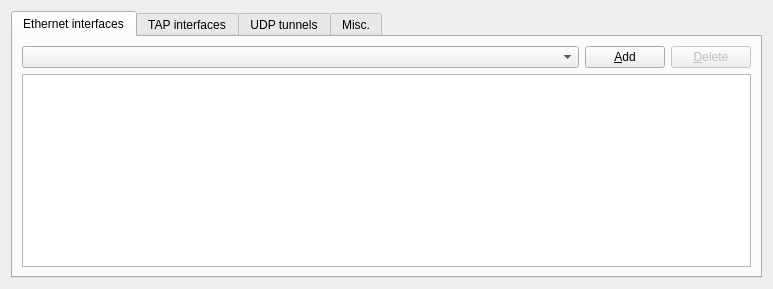
<?xml version="1.0" encoding="UTF-8"?>
<ui version="4.0">
 <class>cloudConfigPageWidget</class>
 <widget class="QWidget" name="cloudConfigPageWidget">
  <property name="geometry">
   <rect>
    <x>0</x>
    <y>0</y>
    <width>773</width>
    <height>289</height>
   </rect>
  </property>
  <property name="windowTitle">
   <string>Cloud configuration</string>
  </property>
  <layout class="QVBoxLayout" name="verticalLayout">
   <item>
    <widget class="QTabWidget" name="uiTabWidget">
     <property name="currentIndex">
      <number>0</number>
     </property>
     <widget class="QWidget" name="EthernetTab">
      <attribute name="title">
       <string>Ethernet interfaces</string>
      </attribute>
      <layout class="QGridLayout" name="gridLayout_3">
       <item row="0" column="1">
        <widget class="QPushButton" name="uiAddEthernetPushButton">
         <property name="text">
          <string>&amp;Add</string>
         </property>
        </widget>
       </item>
       <item row="0" column="0">
        <widget class="QComboBox" name="uiEthernetComboBox">
         <property name="sizePolicy">
          <sizepolicy hsizetype="Expanding" vsizetype="Fixed">
           <horstretch>0</horstretch>
           <verstretch>0</verstretch>
          </sizepolicy>
         </property>
         <property name="sizeAdjustPolicy">
          <enum>QComboBox::AdjustToContents</enum>
         </property>
        </widget>
       </item>
       <item row="0" column="2">
        <widget class="QPushButton" name="uiDeleteEthernetPushButton">
         <property name="enabled">
          <bool>false</bool>
         </property>
         <property name="text">
          <string>&amp;Delete</string>
         </property>
        </widget>
       </item>
       <item row="1" column="0" colspan="3">
        <widget class="QListWidget" name="uiEthernetListWidget"/>
       </item>
      </layout>
      <zorder>uiEthernetListWidget</zorder>
      <zorder>uiDeleteEthernetPushButton</zorder>
      <zorder>uiEthernetComboBox</zorder>
      <zorder>uiAddEthernetPushButton</zorder>
      <zorder>uiEthernetListWidget</zorder>
      <zorder>uiEthernetListWidget</zorder>
      <zorder>uiEthernetListWidget</zorder>
      <zorder>uiEthernetComboBox</zorder>
      <zorder>uiAddEthernetPushButton</zorder>
      <zorder>uiDeleteEthernetPushButton</zorder>
     </widget>
     <widget class="QWidget" name="TAPTab">
      <attribute name="title">
       <string>TAP interfaces</string>
      </attribute>
      <layout class="QGridLayout" name="gridLayout_2">
       <item row="1" column="3">
        <widget class="QPushButton" name="uiDeleteTAPPushButton">
         <property name="enabled">
          <bool>false</bool>
         </property>
         <property name="text">
          <string>&amp;Delete</string>
         </property>
        </widget>
       </item>
       <item row="2" column="0" colspan="4">
        <widget class="QListWidget" name="uiTAPListWidget"/>
       </item>
       <item row="1" column="1">
        <widget class="QLineEdit" name="uiTAPLineEdit">
         <property name="sizePolicy">
          <sizepolicy hsizetype="MinimumExpanding" vsizetype="Fixed">
           <horstretch>0</horstretch>
           <verstretch>0</verstretch>
          </sizepolicy>
         </property>
        </widget>
       </item>
       <item row="1" column="2">
        <widget class="QPushButton" name="uiAddTAPPushButton">
         <property name="text">
          <string>&amp;Add</string>
         </property>
        </widget>
       </item>
       <item row="0" column="1" colspan="3">
        <widget class="QComboBox" name="uiTAPComboBox">
         <property name="sizePolicy">
          <sizepolicy hsizetype="Expanding" vsizetype="Fixed">
           <horstretch>0</horstretch>
           <verstretch>0</verstretch>
          </sizepolicy>
         </property>
         <property name="sizeAdjustPolicy">
          <enum>QComboBox::AdjustToContents</enum>
         </property>
        </widget>
       </item>
      </layout>
     </widget>
     <widget class="QWidget" name="UDPTab">
      <attribute name="title">
       <string>UDP tunnels</string>
      </attribute>
      <layout class="QGridLayout" name="gridLayout_5">
       <item row="0" column="0">
        <widget class="QGroupBox" name="uiUDPTunnelSettingsGroupBox">
         <property name="sizePolicy">
          <sizepolicy hsizetype="Minimum" vsizetype="Preferred">
           <horstretch>0</horstretch>
           <verstretch>0</verstretch>
          </sizepolicy>
         </property>
         <property name="title">
          <string>UDP tunnel settings</string>
         </property>
         <layout class="QGridLayout" name="gridLayout_4">
          <item row="2" column="1">
           <widget class="QLineEdit" name="uiRemoteHostLineEdit">
            <property name="sizePolicy">
             <sizepolicy hsizetype="Minimum" vsizetype="Fixed">
              <horstretch>0</horstretch>
              <verstretch>0</verstretch>
             </sizepolicy>
            </property>
            <property name="minimumSize">
             <size>
              <width>80</width>
              <height>0</height>
             </size>
            </property>
            <property name="text">
             <string>127.0.0.1</string>
            </property>
           </widget>
          </item>
          <item row="3" column="0">
           <widget class="QLabel" name="uiRemotePortLabel">
            <property name="text">
             <string>Remote port:</string>
            </property>
           </widget>
          </item>
          <item row="4" column="0" colspan="2">
           <layout class="QHBoxLayout" name="horizontalLayout">
            <item>
             <widget class="QPushButton" name="uiAddUDPPushButton">
              <property name="text">
               <string>&amp;Add</string>
              </property>
             </widget>
            </item>
            <item>
             <widget class="QPushButton" name="uiDeleteUDPPushButton">
              <property name="enabled">
               <bool>false</bool>
              </property>
              <property name="text">
               <string>&amp;Delete</string>
              </property>
             </widget>
            </item>
            <item>
             <spacer name="horizontalSpacer">
              <property name="orientation">
               <enum>Qt::Horizontal</enum>
              </property>
              <property name="sizeHint" stdset="0">
               <size>
                <width>50</width>
                <height>20</height>
               </size>
              </property>
             </spacer>
            </item>
           </layout>
          </item>
          <item row="3" column="1">
           <widget class="QSpinBox" name="uiRemotePortSpinBox">
            <property name="sizePolicy">
             <sizepolicy hsizetype="Minimum" vsizetype="Fixed">
              <horstretch>0</horstretch>
              <verstretch>0</verstretch>
             </sizepolicy>
            </property>
            <property name="maximum">
             <number>65535</number>
            </property>
            <property name="value">
             <number>20000</number>
            </property>
           </widget>
          </item>
          <item row="0" column="1">
           <widget class="QLineEdit" name="uiUDPNameLineEdit">
            <property name="sizePolicy">
             <sizepolicy hsizetype="Minimum" vsizetype="Fixed">
              <horstretch>0</horstretch>
              <verstretch>0</verstretch>
             </sizepolicy>
            </property>
            <property name="text">
             <string>UDP tunnel 1</string>
            </property>
           </widget>
          </item>
          <item row="2" column="0">
           <widget class="QLabel" name="uiRemoteHostLabel">
            <property name="text">
             <string>Remote host:</string>
            </property>
           </widget>
          </item>
          <item row="1" column="1">
           <widget class="QSpinBox" name="uiLocalPortSpinBox">
            <property name="sizePolicy">
             <sizepolicy hsizetype="Minimum" vsizetype="Fixed">
              <horstretch>0</horstretch>
              <verstretch>0</verstretch>
             </sizepolicy>
            </property>
            <property name="maximum">
             <number>65535</number>
            </property>
            <property name="value">
             <number>30000</number>
            </property>
           </widget>
          </item>
          <item row="1" column="0">
           <widget class="QLabel" name="uiLocalPortLabel">
            <property name="text">
             <string>Local port:</string>
            </property>
           </widget>
          </item>
          <item row="0" column="0">
           <widget class="QLabel" name="uiUDPNameLabel">
            <property name="text">
             <string>Name:</string>
            </property>
           </widget>
          </item>
          <item row="5" column="0">
           <spacer>
            <property name="orientation">
             <enum>Qt::Vertical</enum>
            </property>
            <property name="sizeHint" stdset="0">
             <size>
              <width>20</width>
              <height>10</height>
             </size>
            </property>
           </spacer>
          </item>
         </layout>
        </widget>
       </item>
       <item row="0" column="1">
        <widget class="QGroupBox" name="uiUDPTunnelsGroupBox">
         <property name="sizePolicy">
          <sizepolicy hsizetype="Expanding" vsizetype="Preferred">
           <horstretch>0</horstretch>
           <verstretch>0</verstretch>
          </sizepolicy>
         </property>
         <property name="title">
          <string>UDP tunnels</string>
         </property>
         <layout class="QVBoxLayout" name="verticalLayout_2">
          <item>
           <widget class="QTreeWidget" name="uiUDPTreeWidget">
            <column>
             <property name="text">
              <string>Name</string>
             </property>
            </column>
            <column>
             <property name="text">
              <string>Local port</string>
             </property>
            </column>
            <column>
             <property name="text">
              <string>Remote host</string>
             </property>
            </column>
            <column>
             <property name="text">
              <string>Remote port</string>
             </property>
            </column>
           </widget>
          </item>
         </layout>
        </widget>
       </item>
      </layout>
     </widget>
     <widget class="QWidget" name="MiscTab">
      <attribute name="title">
       <string>Misc.</string>
      </attribute>
      <layout class="QGridLayout" name="gridLayout">
       <item row="0" column="0">
        <widget class="QLabel" name="uiNameLabel">
         <property name="text">
          <string>Name:</string>
         </property>
        </widget>
       </item>
       <item row="0" column="1">
        <widget class="QLineEdit" name="uiNameLineEdit"/>
       </item>
       <item row="1" column="1">
        <spacer name="verticalSpacer">
         <property name="orientation">
          <enum>Qt::Vertical</enum>
         </property>
         <property name="sizeHint" stdset="0">
          <size>
           <width>20</width>
           <height>399</height>
          </size>
         </property>
        </spacer>
       </item>
      </layout>
     </widget>
    </widget>
   </item>
  </layout>
 </widget>
 <resources/>
 <connections/>
</ui>
